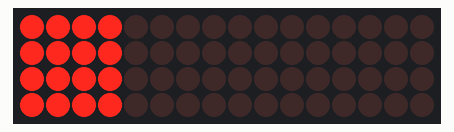
Bench run of a sketch on a simulated Arduino Uno, built with avr-gcc and run on an emulated ATmega328P. On the bench: 16×4 LED matrix. Wiring (inferred from the names in the program): LED cube drawn one layer per row (orientation assumed): layers pin 2, pin 3, pin 4, pin 5; columns pin 6, pin 7, pin 8, pin 9, pin 10, pin 11, pin 12, pin 13, A0, A1, A2, A3, A4, A5, pin 0, pin 1.

Above: at 1.21 s.

The sketch:

LED_Cube_Y_Axis_Plane_Sweep_Animation.ino
```cpp
// ————————————————————————————————
// 4×4×4 LED Cube: Y-Axis Plane Sweep Animation
// ————————————————————————————————

const uint8_t layerPins[4] = {2, 3, 4, 5};     // Z layers
const uint8_t colPins[16] = {
  6,  7,  8,  9,         // X=0–3, Y=0
  10, 11, 12, 13,       // X=0–3, Y=1
  A0, A1, A2, A3,       // X=0–3, Y=2
  A4, A5,               // X=0–1, Y=3
  0, 1                  // X=2–3, Y=3
};

uint16_t cubeData[4];   // Each layer (Z) = 16 bits (4×4 plane)

// ————————————————————————————————
// Helpers
// ————————————————————————————————

void clearCube() {
  for (uint8_t z = 0; z < 4; z++)
    cubeData[z] = 0;
}

void setVoxel(uint8_t x, uint8_t y, uint8_t z, bool state) {
  if (x > 3 || y > 3 || z > 3) return;
  uint8_t bitIndex = y * 4 + x;
  if (state) cubeData[z] |= (1 << bitIndex);
  else       cubeData[z] &= ~(1 << bitIndex);
}

void drawCubeFrame() {
  for (uint8_t z = 0; z < 4; z++) {
    for (uint8_t c = 0; c < 16; c++) {
      digitalWrite(colPins[c], (cubeData[z] & (1 << c)) ? HIGH : LOW);
    }
    digitalWrite(layerPins[z], HIGH);
    delayMicroseconds(1000);
    digitalWrite(layerPins[z], LOW);
  }
}

// ————————————————————————————————
// Y-Plane Sweep Animation (Right to Left, then Left to Right)
// ————————————————————————————————
void animPlaneSweepY(uint8_t repeat = 3, uint16_t holdDelay = 150) {
  for (uint8_t r = 0; r < repeat; r++) {
    // Y = 0 → 3 (Right to Left)
    for (uint8_t y = 0; y < 4; y++) {
      clearCube();
      for (uint8_t z = 0; z < 4; z++) {
        for (uint8_t x = 0; x < 4; x++) {
          setVoxel(x, y, z, true);
        }
      }
      drawCubeFrame();
      delay(holdDelay);
    }

    // Y = 2 → 0 (Left to Right, skipping Y=3 again)
    for (int8_t y = 2; y >= 0; y--) {
      clearCube();
      for (uint8_t z = 0; z < 4; z++) {
        for (uint8_t x = 0; x < 4; x++) {
          setVoxel(x, y, z, true);
        }
      }
      drawCubeFrame();
      delay(holdDelay);
    }
  }
}

// ————————————————————————————————
// Setup and Loop
// ————————————————————————————————
void setup() {
  for (uint8_t i = 0; i < 4; i++) {
    pinMode(layerPins[i], OUTPUT);
    digitalWrite(layerPins[i], LOW);
  }
  for (uint8_t i = 0; i < 16; i++) {
    pinMode(colPins[i], OUTPUT);
    digitalWrite(colPins[i], LOW);
  }
}

void loop() {
  animPlaneSweepY();
  delay(1000);
}
```
